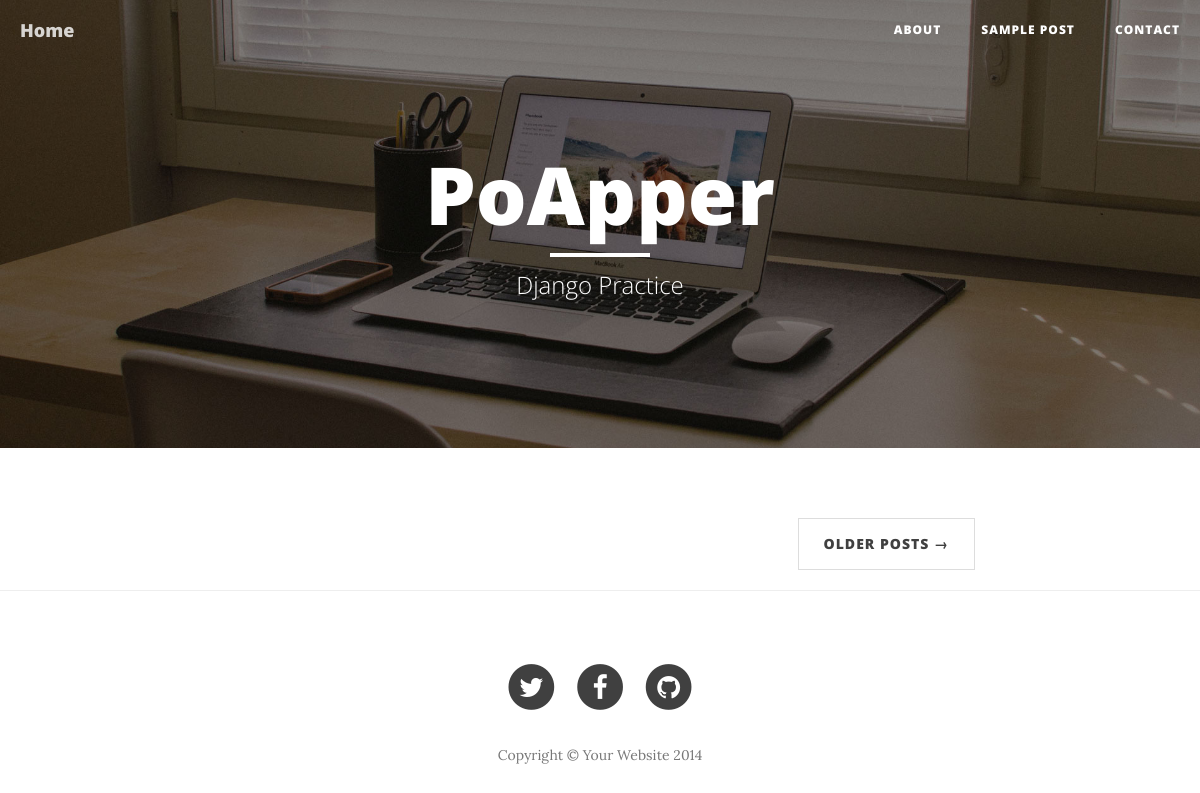
Before: / with the older database file.
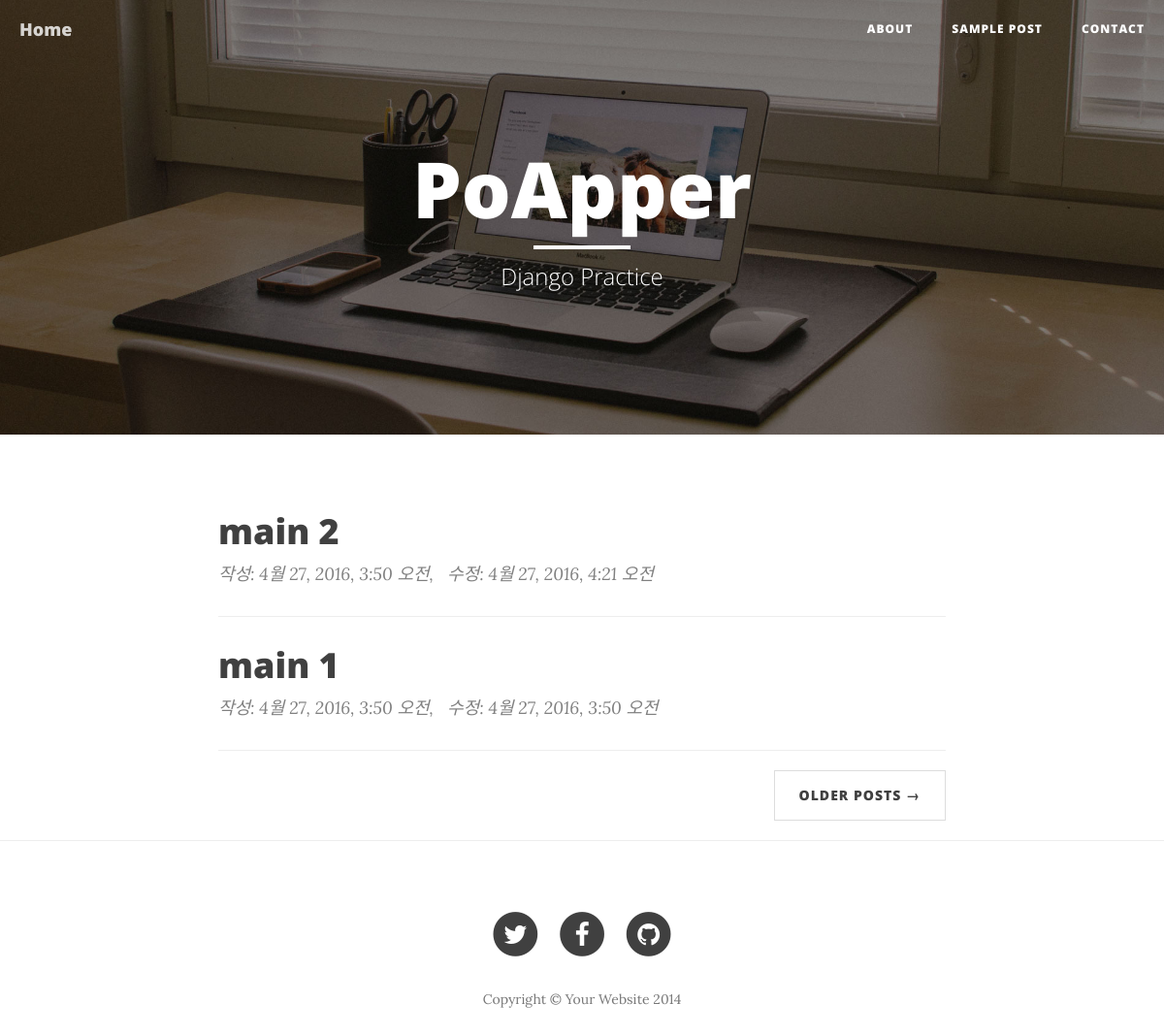
After: the same page with the newer database file.
### main/models.py (models this page shows, shortened)
class Post(models.Model):
	title = models.CharField(max_length=200)
	subtitle = models.CharField(max_length=100, blank=True, null=True)
	content = models.TextField(blank=True, null=True)
	created_at = models.DateTimeField(auto_now_add=True)
	updated_at = models.DateTimeField(auto_now=True)

### main/views.py (the view)
# urls.py: url(r'^$', 'main.views.show_main'),
def show_main(request):
	post_list = Post.objects.all().order_by('-created_at')
	return render(request, 'main/main.html', {'post_list':post_list})

### templates/main/main.html (shortened to what this page needs)
{% extends "base.html" %}
{% load staticfiles %}
{% block content %}
<header class="intro-header" style='background-image: url("{% static 'img/home-bg.jpg' %}")'>
    <div class="container">
        <div class="row">
            <div class="col-lg-8 col-lg-offset-2 col-md-10 col-md-offset-1">
                <div class="site-heading">
                    <h1>PoApper</h1>
                    <hr class="small">
                    <span class="subheading">Django Practice</span>
                </div>
            </div>
        </div>
    </div>
</header>
<div class="container">
    <div class="row">
        <div class="col-lg-8 col-lg-offset-2 col-md-10 col-md-offset-1">
            <div class="post-preview">
                {% for post in post_list %}
                <a href="{% url 'main.views.post_detail' post.pk %}">
                    <h2 class="post-title">
                        {{ post.title }}
                    </h2>
                </a>
                <p class="post-meta">작성: {{ post.created_at }},&nbsp;&nbsp; 수정: {{ post.updated_at }}</p>
                <hr>
                {% endfor %}
            </div>
            <ul class="pager">
                <li class="next">
                    <a href="#">Older Posts &rarr;</a>
                </li>
            </ul>
        </div>
    </div>
</div>
<hr>
{% endblock %}

### templates/base.html (shortened to what this page needs)
<!DOCTYPE html>
{% load staticfiles %}
<html lang="en">
<head>
	<link href="{% static 'css/bootstrap.min.css' %}" rel="stylesheet">
	<link href="{% static 'css/clean-blog.min.css' %}" rel="stylesheet">
	<link href="http://maxcdn.bootstrapcdn.com/font-awesome/4.1.0/css/font-awesome.min.css" rel="stylesheet" type="text/css">
    </head>
    <body>
    	<nav class="navbar navbar-default navbar-custom navbar-fixed-top">
    		<div class="container-fluid">
    			<div class="navbar-header page-scroll">
    				<a class="navbar-brand" href="http://ubuntu.poapper.com:8777">Home</a>
    			</div>
    			<div class="collapse navbar-collapse" id="bs-example-navbar-collapse-1">
    				<ul class="nav navbar-nav navbar-right">
    					<li>
    						<a href="about.html">About</a>
    					</li>
    					<li>
    						<a href="post.html">Sample Post</a>
    					</li>
    					<li>
    						<a href="contact.html">Contact</a>
    					</li>
    				</ul>
    			</div>
    		</div>
    	</nav>
    	{% block content %}
    	{% endblock %}
    	<block
    	<footer>
    		<div class="container">
    			<div class="row">
    				<div class="col-lg-8 col-lg-offset-2 col-md-10 col-md-offset-1">
    					<ul class="list-inline text-center">
    						<li>
    							<a href="#">
    								<span class="fa-stack fa-lg">
    									<i class="fa fa-circle fa-stack-2x"></i>
    									<i class="fa fa-twitter fa-stack-1x fa-inverse"></i>
    								</span>
    							</a>
    						</li>
    						<li>
    							<a href="#">
    								<span class="fa-stack fa-lg">
    									<i class="fa fa-circle fa-stack-2x"></i>
    									<i class="fa fa-facebook fa-stack-1x fa-inverse"></i>
    								</span>
    							</a>
    						</li>
    						<li>
    							<a href="#">
    								<span class="fa-stack fa-lg">
    									<i class="fa fa-circle fa-stack-2x"></i>
    									<i class="fa fa-github fa-stack-1x fa-inverse"></i>
    								</span>
    							</a>
    						</li>
    					</ul>
    					<p class="copyright text-muted">Copyright &copy; Your Website 2014</p>
    				</div>
    			</div>
    		</div>
    	</footer>
    </body>
    </html>

Changed rows visible on the page:
added Post: title "main 2", created_at "4월 27, 2016, 3:50 오전", updated_at "4월 27, 2016, 4:21 오전"
added Post: title "main 1", created_at "4월 27, 2016, 3:50 오전", updated_at "4월 27, 2016, 3:50 오전"
